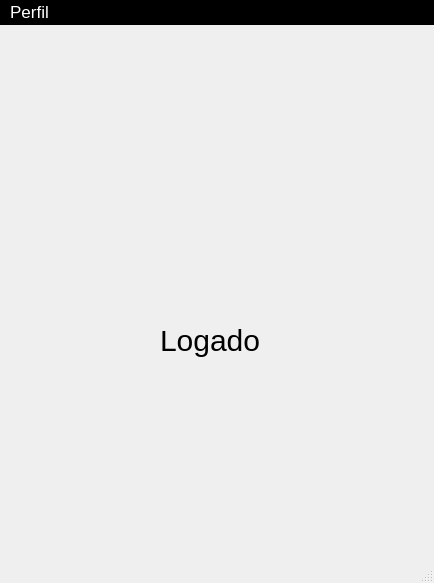
<?xml version="1.0" encoding="UTF-8"?>
<ui version="4.0">
 <class>logado</class>
 <widget class="QMainWindow" name="logado">
  <property name="geometry">
   <rect>
    <x>0</x>
    <y>0</y>
    <width>434</width>
    <height>583</height>
   </rect>
  </property>
  <property name="windowTitle">
   <string>MainWindow</string>
  </property>
  <property name="styleSheet">
   <string notr="true">QMenuBar{
	background-color: black;
	color: white;
	font-size: 17px;
}</string>
  </property>
  <widget class="QWidget" name="centralwidget">
   <widget class="QLabel" name="label">
    <property name="geometry">
     <rect>
      <x>160</x>
      <y>240</y>
      <width>291</width>
      <height>151</height>
     </rect>
    </property>
    <property name="styleSheet">
     <string notr="true">font-size: 30px;
</string>
    </property>
    <property name="text">
     <string>Logado</string>
    </property>
   </widget>
  </widget>
  <widget class="QMenuBar" name="menubar">
   <property name="geometry">
    <rect>
     <x>0</x>
     <y>0</y>
     <width>434</width>
     <height>26</height>
    </rect>
   </property>
   <widget class="QMenu" name="menuPerfil">
    <property name="title">
     <string>Perfil</string>
    </property>
    <addaction name="actionConta"/>
   </widget>
   <addaction name="menuPerfil"/>
  </widget>
  <widget class="QStatusBar" name="statusbar"/>
  <action name="actionConta">
   <property name="text">
    <string>Conta</string>
   </property>
  </action>
 </widget>
 <resources/>
 <connections/>
</ui>
